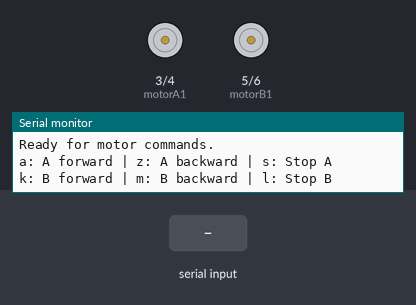
Simulated run of this sketch. Board: Arduino Uno, built with avr-gcc and run on an emulated ATmega328P. Parts: motor-driver pin pairs drawn as motors (green arrow = first pin HIGH = forward, orange = second pin HIGH = backward, longer = more drive, scaled by the enable pin), the last lines printed to the serial monitor. Inputs (shaded band) come from the test bench.

Above: at 1.2 s.
1.3 s: "a" received over Serial
At 2.5 s:
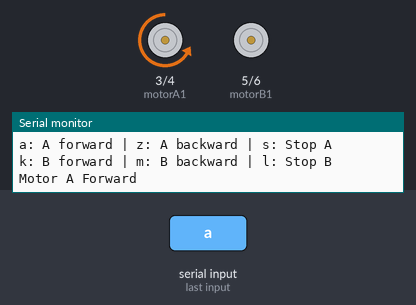
2.8 s: "z" received over Serial
At 3.9 s:
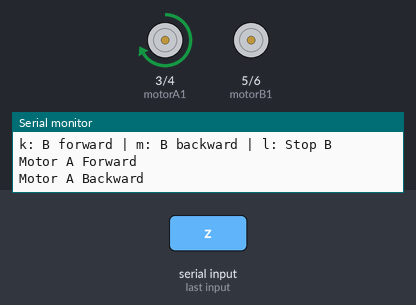
4.3 s: "k" received over Serial
At 5.0 s:
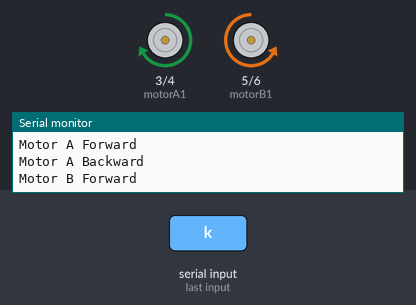
5.8 s: "s" received over Serial
At 6.2 s:
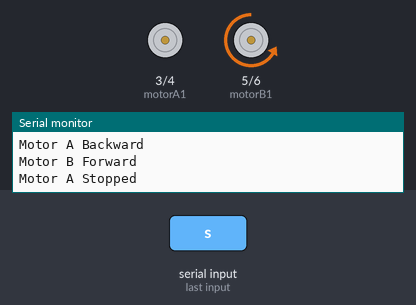
7.3 s: "m" received over Serial
At 8.5 s:
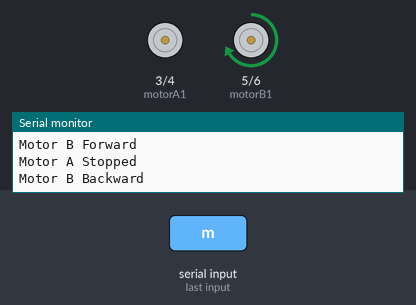
8.8 s: "a" received over Serial
At 9.7 s:
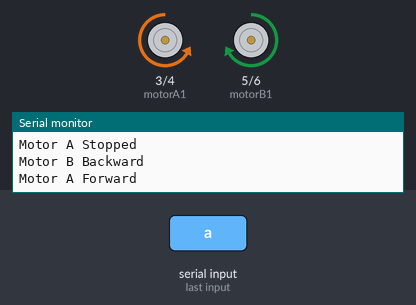
Timing chart, 0 to 11.3 s (numbered marks = the images above; inputs shaded):
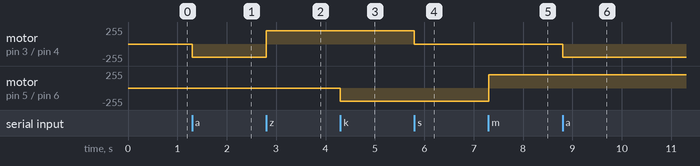

Measured:
- after the input at 1.3 s, motor on pin 3 (motorA1) / pin 4 (motorA2): stopped → backward 200/255 at once
- after the input at 2.8 s, motor on pin 3 (motorA1) / pin 4 (motorA2): backward 200/255 → forward 200/255 at once
- after the input at 4.3 s, motor on pin 5 (motorB1) / pin 6 (motorB2): stopped → backward 200/255 at once
- after the input at 5.8 s, motor on pin 3 (motorA1) / pin 4 (motorA2): forward 200/255 → stopped at once
- after the input at 7.3 s, motor on pin 5 (motorB1) / pin 6 (motorB2): backward 200/255 → forward 200/255 at once
- after the input at 8.8 s, motor on pin 3 (motorA1) / pin 4 (motorA2): stopped → backward 200/255 at once

The sketch:

Calibration.ino
```cpp
// Daniel Gonzalez
// AME 504: Mechatronic Systems
// danielg2@usc.edu

// Motor A pins
const int motorA1 = 3;
const int motorA2 = 4;
const int enableA = 9;

// Motor B pins
const int motorB1 = 5;
const int motorB2 = 6;
const int enableB = 10;

// Speed (PWM)
const int motorSpeed = 200;

void setup() {
  Serial.begin(9600);

  pinMode(motorA1, OUTPUT);
  pinMode(motorA2, OUTPUT);
  pinMode(enableA, OUTPUT);

  pinMode(motorB1, OUTPUT);
  pinMode(motorB2, OUTPUT);
  pinMode(enableB, OUTPUT);

  stopAllMotors();

  Serial.println("Ready for motor commands.");
  Serial.println("a: A forward | z: A backward | s: Stop A");
  Serial.println("k: B forward | m: B backward | l: Stop B");
}

void loop() {
  if (Serial.available() > 0) {
    char command = Serial.read();

    switch (command) {
      case 'a':
        moveMotorA(true);
        Serial.println("Motor A Forward");
        break;
      case 'z':
        moveMotorA(false);
        Serial.println("Motor A Backward");
        break;
      case 's':
        stopMotorA();
        Serial.println("Motor A Stopped");
        break;
      case 'k':
        moveMotorB(true);
        Serial.println("Motor B Forward");
        break;
      case 'm':
        moveMotorB(false);
        Serial.println("Motor B Backward");
        break;
      case 'l':
        stopMotorB();
        Serial.println("Motor B Stopped");
        break;
      default:
        Serial.println("Unknown command");
    }
  }
}

void moveMotorA(bool forward) {
  if (forward) {
    digitalWrite(motorA1, LOW);
    digitalWrite(motorA2, HIGH);
  } else {
    digitalWrite(motorA1, HIGH);
    digitalWrite(motorA2, LOW);
  }
  analogWrite(enableA, motorSpeed);
}

void stopMotorA() {
  digitalWrite(motorA1, LOW);
  digitalWrite(motorA2, LOW);
  analogWrite(enableA, 0);
}

void moveMotorB(bool forward) {
  if (forward) {
    digitalWrite(motorB1, LOW);
    digitalWrite(motorB2, HIGH);
  } else {
    digitalWrite(motorB1, HIGH);
    digitalWrite(motorB2, LOW);
  }
  analogWrite(enableB, motorSpeed);
}

void stopMotorB() {
  digitalWrite(motorB1, LOW);
  digitalWrite(motorB2, LOW);
  analogWrite(enableB, 0);
}

void stopAllMotors() {
  stopMotorA();
  stopMotorB();
}
```
